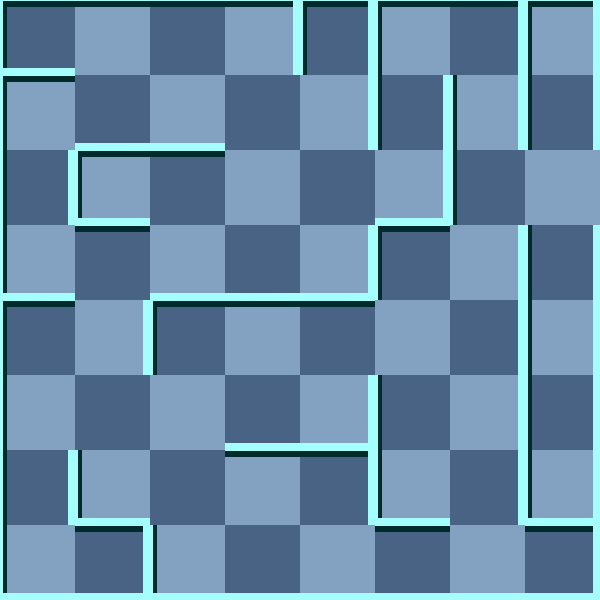

Rendered tile map (Tiled .tmx) drawn with the repository's tilesets; below, a short description and the map source with its tile grids summarised:
An orthogonal 8x8 tile map with 75x75 px tiles, 2 tile layers (background, 块层 1) and 3 objects (Exit, Player, RedMummy).

<map version="1.0" orientation="orthogonal" width="8" height="8" tilewidth="75" tileheight="75">
 <tileset firstgid="1" name="wall" tilewidth="75" tileheight="75">
  <image source="gfx/wall.png" width="300" height="375" />
  <tile id="0">
   <properties>
    <property name="ValOfWall" value="0" />
   </properties>
  </tile>
  <tile id="1">
   <properties>
    <property name="ValOfWall" value="1" />
   </properties>
  </tile>
  <tile id="2">
   <properties>
    <property name="ValOfWall" value="2" />
   </properties>
  </tile>
  <tile id="3">
   <properties>
    <property name="ValOfWall" value="3" />
   </properties>
  </tile>
  <tile id="4">
   <properties>
    <property name="ValOfWall" value="4" />
   </properties>
  </tile>
  <tile id="5">
   <properties>
    <property name="ValOfWall" value="5" />
   </properties>
  </tile>
  <tile id="6">
   <properties>
    <property name="ValOfWall" value="6" />
   </properties>
  </tile>
  <tile id="7">
   <properties>
    <property name="ValOfWall" value="7" />
   </properties>
  </tile>
  <tile id="8">
   <properties>
    <property name="ValOfWall" value="8" />
   </properties>
  </tile>
  <tile id="9">
   <properties>
    <property name="ValOfWall" value="9" />
   </properties>
  </tile>
  <tile id="10">
   <properties>
    <property name="ValOfWall" value="10" />
   </properties>
  </tile>
  <tile id="11">
   <properties>
    <property name="ValOfWall" value="11" />
   </properties>
  </tile>
  <tile id="12">
   <properties>
    <property name="ValOfWall" value="12" />
   </properties>
  </tile>
  <tile id="13">
   <properties>
    <property name="ValOfWall" value="13" />
   </properties>
  </tile>
  <tile id="14">
   <properties>
    <property name="ValOfWall" value="14" />
   </properties>
  </tile>
  <tile id="15">
   <properties>
    <property name="ValOfWall" value="15" />
   </properties>
  </tile>
  <tile id="18">
   <properties>
    <property name="ValOfWall" value="-1" />
   </properties>
  </tile>
 </tileset>
 <layer name="background" width="8" height="8">
  <data>[64 cells, 64 non-empty, 2 distinct tile ids]</data>
 </layer>
 <layer name="块层 1" width="8" height="8">
  <data>[64 cells, 64 non-empty, 15 distinct tile ids]</data>
 </layer>
 <objectgroup name="对象层 1" width="8" height="8">
  <object name="Exit" x="600" y="150" />
  <object name="Player" x="0" y="375">
   <properties>
    <property name="value" value="1" />
   </properties>
  </object>
  <object name="RedMummy" x="525" y="525">
   <properties>
    <property name="value" value="21" />
   </properties>
  </object>
 </objectgroup>
</map>
